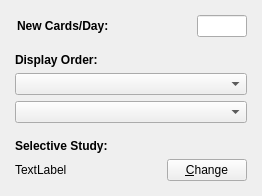
                    <widget class="QWidget" name="tab">
                     <attribute name="title">
                      <string>New Cards</string>
                     </attribute>
                     <layout class="QVBoxLayout" name="verticalLayout_19">
                      <property name="leftMargin">
                       <number>15</number>
                      </property>
                      <property name="topMargin">
                       <number>15</number>
                      </property>
                      <property name="rightMargin">
                       <number>15</number>
                      </property>
                      <property name="bottomMargin">
                       <number>0</number>
                      </property>
                      <item>
                       <layout class="QGridLayout" name="studyOptionsLayout1">
                        <property name="leftMargin">
                         <number>2</number>
                        </property>
                        <property name="topMargin">
                         <number>0</number>
                        </property>
                        <property name="horizontalSpacing">
                         <number>0</number>
                        </property>
                        <property name="verticalSpacing">
                         <number>6</number>
                        </property>
                        <item row="0" column="0">
                         <widget class="QLabel" name="label_22">
                          <property name="minimumSize">
                           <size>
                            <width>140</width>
                            <height>0</height>
                           </size>
                          </property>
                          <property name="toolTip">
                           <string>The maximum number of &lt;b&gt;new cards shown per day&lt;/b&gt;. The default is 20, to ensure you don't get overwhelmed with reviews after a few days.</string>
                          </property>
                          <property name="text">
                           <string>&lt;b&gt;New Cards/Day:&lt;/b&gt;</string>
                          </property>
                          <property name="margin">
                           <number>0</number>
                          </property>
                         </widget>
                        </item>
                        <item row="0" column="2">
                         <spacer name="horizontalSpacer_3">
                          <property name="orientation">
                           <enum>Qt::Horizontal</enum>
                          </property>
                          <property name="sizeHint" stdset="0">
                           <size>
                            <width>40</width>
                            <height>20</height>
                           </size>
                          </property>
                         </spacer>
                        </item>
                        <item row="0" column="3">
                         <widget class="QLineEdit" name="newPerDay">
                          <property name="sizePolicy">
                           <sizepolicy hsizetype="Expanding" vsizetype="Fixed">
                            <horstretch>0</horstretch>
                            <verstretch>0</verstretch>
                           </sizepolicy>
                          </property>
                          <property name="maximumSize">
                           <size>
                            <width>50</width>
                            <height>16777215</height>
                           </size>
                          </property>
                         </widget>
                        </item>
                       </layout>
                      </item>
                      <item>
                       <spacer name="verticalSpacer_12">
                        <property name="orientation">
                         <enum>Qt::Vertical</enum>
                        </property>
                        <property name="sizeType">
                         <enum>QSizePolicy::Fixed</enum>
                        </property>
                        <property name="sizeHint" stdset="0">
                         <size>
                          <width>20</width>
                          <height>10</height>
                         </size>
                        </property>
                       </spacer>
                      </item>
                      <item>
                       <widget class="QLabel" name="label_3">
                        <property name="text">
                         <string>&lt;b&gt;Display Order:&lt;/b&gt;</string>
                        </property>
                       </widget>
                      </item>
                      <item>
                       <widget class="QComboBox" name="newCardOrder"/>
                      </item>
                      <item>
                       <widget class="QComboBox" name="newCardScheduling"/>
                      </item>
                      <item>
                       <spacer name="verticalSpacer_14">
                        <property name="orientation">
                         <enum>Qt::Vertical</enum>
                        </property>
                        <property name="sizeType">
                         <enum>QSizePolicy::Fixed</enum>
                        </property>
                        <property name="sizeHint" stdset="0">
                         <size>
                          <width>20</width>
                          <height>10</height>
                         </size>
                        </property>
                       </spacer>
                      </item>
                      <item>
                       <widget class="QLabel" name="label_4">
                        <property name="text">
                         <string>&lt;b&gt;Selective Study:&lt;/b&gt;</string>
                        </property>
                       </widget>
                      </item>
                      <item>
                       <layout class="QGridLayout" name="gridLayout_6">
                        <item row="0" column="2">
                         <widget class="QPushButton" name="newCategories">
                          <property name="text">
                           <string>&amp;Change</string>
                          </property>
                         </widget>
                        </item>
                        <item row="0" column="1">
                         <spacer name="horizontalSpacer_8">
                          <property name="orientation">
                           <enum>Qt::Horizontal</enum>
                          </property>
                          <property name="sizeHint" stdset="0">
                           <size>
                            <width>40</width>
                            <height>20</height>
                           </size>
                          </property>
                         </spacer>
                        </item>
                        <item row="0" column="0">
                         <widget class="QLabel" name="newCategoryLabel">
                          <property name="text">
                           <string>TextLabel</string>
                          </property>
                         </widget>
                        </item>
                       </layout>
                      </item>
                      <item>
                       <spacer name="verticalSpacer">
                        <property name="orientation">
                         <enum>Qt::Vertical</enum>
                        </property>
                        <property name="sizeHint" stdset="0">
                         <size>
                          <width>20</width>
                          <height>15</height>
                         </size>
                        </property>
                       </spacer>
                      </item>
                     </layout>
                    </widget>
